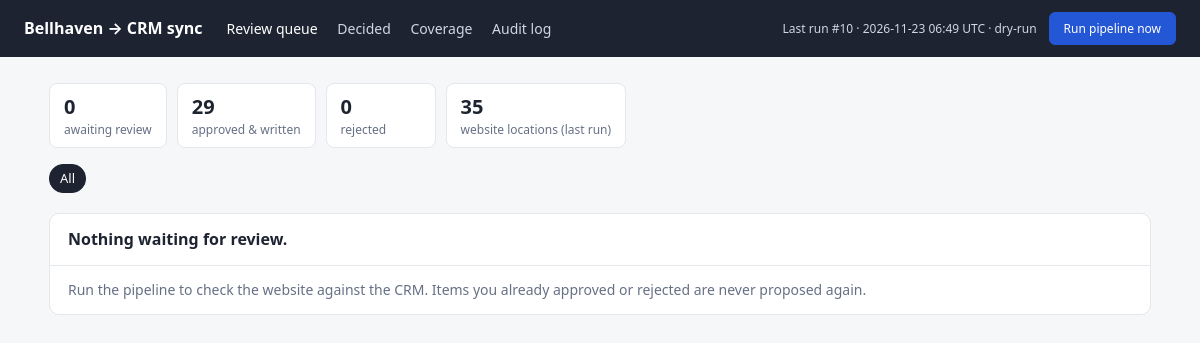
The page / on the database its author committed.
### tables this page shows
CREATE TABLE runs (
    id INTEGER PRIMARY KEY AUTOINCREMENT,
    started_at TEXT NOT NULL,
    finished_at TEXT,
    status TEXT,
    locations INTEGER, accounts INTEGER,
    new_proposals INTEGER, refreshed INTEGER, skipped_decided INTEGER, superseded INTEGER,
    warnings TEXT, coverage TEXT
);

### app.py (the view)
@app.get("/")
def queue():
    kind = request.args.get("kind")
    items = store.list((st.PENDING, st.FAILED, st.CONFLICT))
    by_kind = {k: sum(1 for i in items if i["kind"] == k) for k in KIND_ORDER}
    if kind:
        items = [i for i in items if i["kind"] == kind]
    items.sort(key=lambda i: (KIND_ORDER.index(i["kind"]), i["title"]))
    return render_template("queue.html", items=items, by_kind=by_kind, kind=kind, KIND_ORDER=KIND_ORDER)

### app.py (called while the page is built)
@app.context_processor
def helpers():
    return {"KIND_LABELS": KIND_LABELS, "crm_link": lambda aid: f"{config.CRM_BROWSER_URL}/{aid}" if aid else None,
            "counts": store.counts(), "last_run": store.last_run(), "reviewer": REVIEWER}

### bhsync/store.py (called while the page is built)
    def last_run(self) -> dict | None:
        row = self.db.execute("SELECT * FROM runs WHERE finished_at IS NOT NULL ORDER BY id DESC LIMIT 1").fetchone()
        if not row:
            return None
        d = dict(row)
        d["warnings"] = json.loads(d["warnings"] or "[]")
        d["coverage"] = json.loads(d["coverage"] or "[]")
        return d

    def list(self, statuses: tuple[str, ...]) -> list[dict]:
        q = f"SELECT * FROM proposals WHERE status IN ({','.join('?' * len(statuses))}) ORDER BY id"
        return [self._row(r) for r in self.db.execute(q, statuses).fetchall()]

    def counts(self) -> dict:
        return {r["status"]: r["n"] for r in self.db.execute("SELECT status, COUNT(*) n FROM proposals GROUP BY status")}

### templates/queue.html (shortened to what this page needs)
{% extends "base.html" %}
{% block content %}
<div class="stats">
  <div class="stat"><div class="n">{{ counts.get('pending',0) + counts.get('failed',0) + counts.get('conflict',0) }}</div><div class="l">awaiting review</div></div>
  <div class="stat"><div class="n">{{ counts.get('approved',0) }}</div><div class="l">approved &amp; written</div></div>
  <div class="stat"><div class="n">{{ counts.get('rejected',0) }}</div><div class="l">rejected</div></div>
  {% if last_run %}<div class="stat"><div class="n">{{ last_run.locations or '-' }}</div><div class="l">website locations (last run)</div></div>{% endif %}
</div>
<div class="filters">
  <a href="{{ url_for('queue') }}" class="{{ 'on' if not kind }}">All</a>
</div>
{% if not items %}
  <div class="card"><div class="head"><h3>Nothing waiting for review.</h3></div>
  <div style="padding:14px 18px" class="muted">Run the pipeline to check the website against the CRM. Items you already approved or rejected are never proposed again.</div></div>
{% endif %}
{% endblock %}

### templates/base.html (shortened to what this page needs)
<!doctype html>
<html lang="en">
<head>
</head>
<body>
<header>
  <b>Bellhaven → CRM sync</b>
  <nav>
    <a href="{{ url_for('queue') }}" class="{{ 'on' if request.endpoint=='queue' }}">Review queue</a>
    <a href="{{ url_for('history') }}" class="{{ 'on' if request.endpoint=='history' }}">Decided</a>
    <a href="{{ url_for('coverage') }}" class="{{ 'on' if request.endpoint=='coverage' }}">Coverage</a>
    <a href="{{ url_for('audit') }}" class="{{ 'on' if request.endpoint=='audit' }}">Audit log</a>
  </nav>
  <div class="run">
    {% if last_run %}Last run #{{ last_run.id }} · {{ last_run.finished_at[:16].replace('T',' ') }} UTC · {{ last_run.status }}{% else %}No runs yet{% endif %}
    <form method="post" action="{{ url_for('run_pipeline') }}" onsubmit="this.querySelector('button').disabled=true">
      <button class="btn dark">Run pipeline now</button>
    </form>
  </div>
</header>
<main>
  {% block content %}{% endblock %}
</main>
</body>
</html>

### templates/base.html (style rules this page uses)
:root { --bg:#f6f7f9; --card:#fff; --ink:#1d2330; --muted:#667085; --line:#e4e7ec; --accent:#2457d6; --ok:#0f7b4a; --okbg:#e7f6ee; --bad:#b42318; --badbg:#fdecea; --warn:#a15c00; --warnbg:#fff4e0; }
* { box-sizing:border-box; }
body { margin:0; font:14px/1.45 system-ui,-apple-system,"Segoe UI",Roboto,sans-serif; color:var(--ink); background:var(--bg); }
header { background:#1d2330; color:#fff; padding:12px 24px; display:flex; gap:24px; align-items:center; flex-wrap:wrap; }
header b { font-size:16px; }
header nav a { color:#cfd6e4; text-decoration:none; margin-right:16px; }
header nav a.on, header nav a:hover { color:#fff; }
header .run { margin-left:auto; display:flex; gap:12px; align-items:center; color:#cfd6e4; font-size:12px; }
main { max-width:1150px; margin:0 auto; padding:20px 24px 60px; }
.btn { border:1px solid var(--line); background:#fff; padding:7px 14px; border-radius:6px; cursor:pointer; font:inherit; }
.btn.dark { background:var(--accent); border-color:var(--accent); color:#fff; }
.stats { display:flex; gap:10px; flex-wrap:wrap; margin:6px 0 16px; }
.stat { background:#fff; border:1px solid var(--line); border-radius:8px; padding:8px 14px; min-width:110px; }
.stat .n { font-size:20px; font-weight:700; }
.stat .l { color:var(--muted); font-size:12px; }
.filters a { display:inline-block; padding:4px 10px; border-radius:14px; border:1px solid var(--line); background:#fff; color:var(--ink); text-decoration:none; margin:0 6px 6px 0; font-size:13px; }
.filters a.on { background:var(--ink); color:#fff; border-color:var(--ink); }
.card { background:var(--card); border:1px solid var(--line); border-radius:10px; margin:14px 0; overflow:hidden; }
.card .head { padding:14px 18px; border-bottom:1px solid var(--line); display:flex; gap:10px; align-items:baseline; flex-wrap:wrap; }
.card h3 { margin:0; font-size:16px; }
.muted { color:var(--muted); }
a { color:var(--accent); }

### rows shown on the page
runs: id "10", finished_at "2026-11-23 06:49", status "dry-run", locations "35"

### other values the page prints
{{ counts.get('approved',0) }} "29"
{{ counts.get('rejected',0) }} "0"
